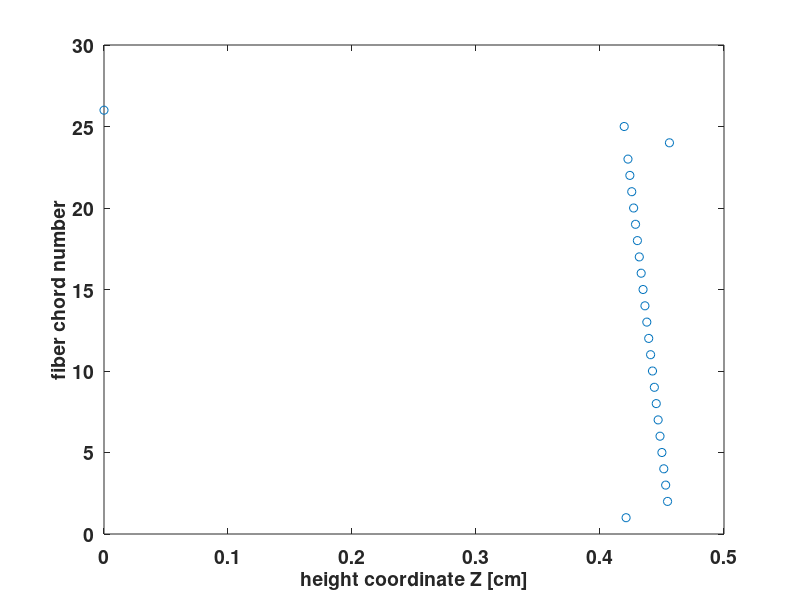

MATLAB code to generate this figure: (Note: this script raises an error after producing the figure.)
%------------------------------------------------------------------------
%-
%- tets script to load hdf5 data and build ratios
%-
%-
%------------------------------------------------------------------------

shotnum=115745;

%--- chordal setups
%--- pseudo chan 26 is for damaged tubes in given setup -> set to 0cm
A=[3 5 7 9 11 13 15 17 19 21 23 25];
B=[15 16 17 26 18 19 20 21 22 23 24 25];
C=[4 5 6 26 7 8 9 10 11 12 13 14];
U=B; %--- pick which setup to use

%--- down sampling ferquency
downSampF=250; %--- 115743
%downSampF=200; %--- 115746, 47, 48


%--- GENERAL GEOMETRIC OVERVIEW
%--- generate Zvector with even spacing
fChordVec=[1,2,3,4,5,6,7,8,9,10,11,12,13,14,15,16,17,18,19,20,21,22,23,24,25, 26];
Zstart=41.8;
Zend=45.6;
dz=(Zend-Zstart)/25;
for i=1:25
    zVec(i)=(Zend-(i-1)*dz)/100;
end
%--- sort some channels manually (from in vessel calibration)
tmp=zVec(24);
zVec(24)=zVec(1);
zVec(1)=tmp;
rVec=(zVec./zVec)+0.84;
zVec(26)=0.0;
rVec(26)=0.0;

fid = fopen(['coordinates_HELIOS_', num2str(shotnum), '.txt'],'w');
fprintf(fid,'%6.2f  %6.2f\n',rVec, zVec);
fclose(fid);


%--- plot numbering
figure, plot(zVec, fChordVec, 'o')
set(gca, 'FontSize', 14, 'FontWeight', 'bold')
ylabel('fiber chord number', 'FontSize', 14, 'FontWeight', 'bold')
xlabel('height coordinate Z [cm]', 'FontSize', 14, 'FontWeight', 'bold')
%--- plot equilibirum
[R, a, Rsepout, Rsepin, qa, bp1, altPos, shavShift, Ip2, Bt2, ext]=equi_guess(115745,1.5,0,30,1);
plot(rVec, zVec, 'ko', 'MarkerFaceColor', 'r')
ylim([0.41, 0.46])
xlim([1.82, 1.88])
for i=1:length(fChordVec)
    text(1.845, zVec(i), num2str(fChordVec(i)), 'FontSize', 8, 'FontWeight', 'bold');
end


%--- SORT CHORDS To TUBES
pmtSigno=zeros(3, 12);
%--- ordering needed -> 728, 706, 668 channel
%--- challen ordering is messy in hdf5 files, cleaned up manually here
pmtSigno(:,1)=[ 2 4 6 ];
pmtSigno(:,2)=[10 12 14];
pmtSigno(:,3)=[18 20 22];
pmtSigno(:,4)=[32 30 38];
pmtSigno(:,5)=[40 38 36];
pmtSigno(:,6)=[48 46 44];
pmtSigno(:,7)=[50 52 54];
pmtSigno(:,8)=[58 60 62];
pmtSigno(:,9)=[66 68 70];
pmtSigno(:,10)=[80 78 76];
pmtSigno(:,11)=[88 86 84];
pmtSigno(:,12)=[96 94 92];

%--- generate time axis (assume same time axis for all chanels)
tt.info=hdf5info(['~/Dropbox/Helios data/HELIOS_', num2str(shotnum), '.h5']);
tt.dt=hdf5read(tt.info.GroupHierarchy.Filename, tt.info.GroupHierarchy.Groups(2).Datasets(1).Name);
tt.delay=hdf5read(tt.info.GroupHierarchy.Filename, tt.info.GroupHierarchy.Groups(2).Datasets(5).Name);
tt.noSamp=hdf5read(tt.info.GroupHierarchy.Filename, tt.info.GroupHierarchy.Groups(2).Datasets(4).Name);
tt.t0=hdf5read(tt.info.GroupHierarchy.Filename, tt.info.GroupHierarchy.Groups(2).Datasets(6).Name);
%--- generate downsampled time base (250Hz)
fact=(1/downSampF)/tt.dt;
addDelay=-0.04;
tt.timeBase=(tt.t0+tt.delay+addDelay)+linspace(0, double(tt.noSamp)/fact*(tt.dt*fact), double(tt.noSamp)/fact); 

%--- get SHE time data for HE pulses
%--- cut data inside of SHE pulses
%--- load SHE time base
sheT=twuget(shotnum, 'jdaq/SHE/SHE1');
sheT.interp=interp1(sheT.x0, sheT.y, tt.timeBase);
%--- get indicess during SHE on time
I=find(sheT.interp>0.0);

%--- setup arrays
tmp728=hdf5read(tt.info.GroupHierarchy.Filename, tt.info.GroupHierarchy.Groups(1).Datasets(2).Name);
tmp706=hdf5read(tt.info.GroupHierarchy.Filename, tt.info.GroupHierarchy.Groups(1).Datasets(4).Name);
tmp668=hdf5read(tt.info.GroupHierarchy.Filename, tt.info.GroupHierarchy.Groups(1).Datasets(6).Name);
tt.data668=zeros(12, length(tmp668));
tt.data668=zeros(12, length(tmp668));
tt.data668=zeros(12, length(tmp668));

%--- prepare data
for k=1:12
    tmp728=hdf5read(tt.info.GroupHierarchy.Filename, tt.info.GroupHierarchy.Groups(1).Datasets(pmtSigno(1,k)).Name);
    tmp706=hdf5read(tt.info.GroupHierarchy.Filename, tt.info.GroupHierarchy.Groups(1).Datasets(pmtSigno(2,k)).Name);
    tmp668=hdf5read(tt.info.GroupHierarchy.Filename, tt.info.GroupHierarchy.Groups(1).Datasets(pmtSigno(3,k)).Name);
    %--- cut data
    tmp_cut668=zeros(length(tt.timeBase),1);
    tmp_cut668(I)=tmp668(I);
    tmp_cut706=zeros(length(tt.timeBase),1);
    tmp_cut706(I)=tmp706(I);
    tmp_cut728=zeros(length(tt.timeBase),1);
    tmp_cut728(I)=tmp728(I);
    %--- put data into array
    tt.data668(k, :)=tmp_cut668;
    tt.data706(k, :)=tmp_cut706;
    tt.data728(k, :)=tmp_cut728;
end

figure, 
set(gcf, 'Position', [17    90   921   426])
subplot(1,3,1)
pcolor(tt.timeBase, zVec(U),  tt.data668)
shading interp
tc=colormap;
tc(1,:)=0;
colormap(tc)
set(gca, 'FontSize', 14, 'FontWeight', 'bold')
ylabel('height coordinate Z [m]', 'FontSize', 14, 'FontWeight', 'bold')
xlabel('time t [s]', 'FontSize', 14, 'FontWeight', 'bold')
ylim([0.43, 0.452])
subplot(1,3,2)
pcolor(tt.timeBase, zVec(U),  tt.data706)
shading interp
tc(1,:)=0;
colormap(tc)
set(gca, 'FontSize', 14, 'FontWeight', 'bold')
xlabel('time t [s]', 'FontSize', 14, 'FontWeight', 'bold')
ylim([0.43, 0.452])
subplot(1,3,3)
pcolor(tt.timeBase, zVec(U),  tt.data728)
shading interp
tc(1,:)=0;
colormap(tc)
set(gca, 'FontSize', 14, 'FontWeight', 'bold')
xlabel('time t [s]', 'FontSize', 14, 'FontWeight', 'bold')
ylim([0.43, 0.452])


%--- build test ratios
tt.rTe=zeros(12, length(tt.timeBase));
tt.rne=zeros(12, length(tt.timeBase));
tt.rTe(:, I)=tt.data728(:, I)./tt.data706(:, I);
tt.rne(:, I)=tt.data668(:, I)./tt.data728(:, I);

%--- load CRM setup
[ne_axis, Te_axis, ne_ratio_model, Te_ratio_model]=load_tapete('tapete_all_n_62_a.mat');
%*** Define boundaries for ne and te values
%   Shotnumber  Te_min  Te_Max  ne_Min      ne_Max
BoundVal=[   115000       5       500     1.0*10^18   6.0*10^19];
%--- look up data
[tt.ne_He, tt.Te_He]=lookup_neTe(ne_axis, Te_axis, ne_ratio_model, Te_ratio_model, tt.rne, tt.rTe, BoundVal);




% 
% 
% figure,
% hold on
% set(gcf, 'Position', [120   658   560   420])
% plot(tt.timeBase, tt.cut668*1.0e-15)
% plot(tt.timeBase, tt.cut706*1.0e-15, 'r')
% plot(tt.timeBase, tt.cut728*1.0e-15, 'g')
% set(gca, 'FontSize', 14, 'FontWeight', 'bold')
% ylabel('emission [10^{15} photons s^{-1}]', 'FontSize', 14, 'FontWeight', 'bold')
% xlabel('time t [s]', 'FontSize', 14, 'FontWeight', 'bold')
% xlim([0,7])
% legend('\lambda_1=667.8nm', '\lambda_1=706.5nm', '\lambda_1=728.4nm')
% 
% figure, 
% subplot(2,1,1)
% plot(tt.timeBase, tt.rTe)
% ylim([-0.2, 1.5])
% set(gca, 'FontSize', 14, 'FontWeight', 'bold')
% xlim([0,7])
% ylabel('r_{Te}', 'FontSize', 14, 'FontWeight', 'bold')
% subplot(2,1,2)
% plot(tt.timeBase, tt.rne)
% ylim([-0.2, 7])
% ylabel('r_{ne}', 'FontSize', 14, 'FontWeight', 'bold')
% xlabel('time t [s]', 'FontSize', 14, 'FontWeight', 'bold')
% set(gca, 'FontSize', 14, 'FontWeight', 'bold')
% xlim([0,7])
% 
% figure, 
% set(gcf, 'Position', [1241         657         560         420])
% subplot(2,1,1)
% plot(tt.timeBase, tt.Te_He)
% ylim([0, 100])
% set(gca, 'FontSize', 14, 'FontWeight', 'bold')
% xlim([0,7])
% ylabel('T_e [eV]', 'FontSize', 14, 'FontWeight', 'bold')
% subplot(2,1,2)
% plot(tt.timeBase, tt.ne_He*1.0e-19)
% ylim([0, 1.0])
% ylabel('n_e [10^{19} m^{-3}]', 'FontSize', 14, 'FontWeight', 'bold')
% xlabel('time t [s]', 'FontSize', 14, 'FontWeight', 'bold')
% set(gca, 'FontSize', 14, 'FontWeight', 'bold')
% xlim([0,7])